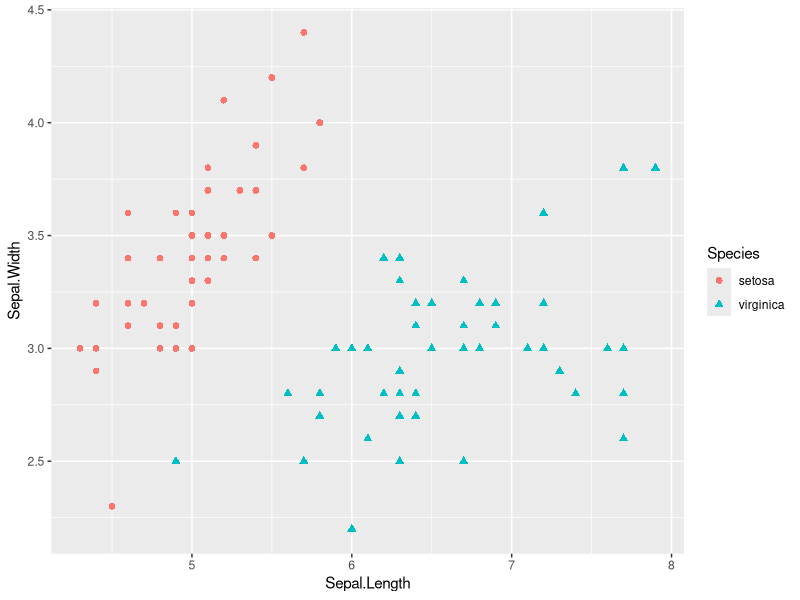
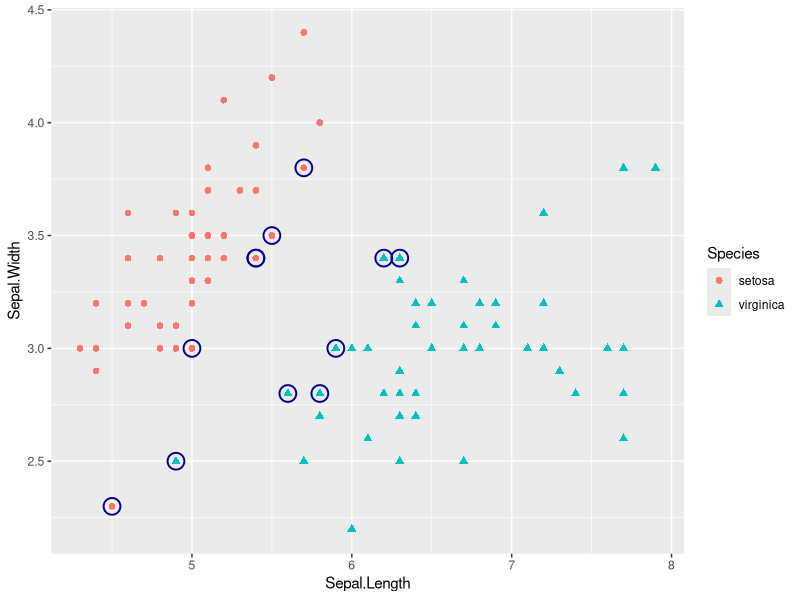
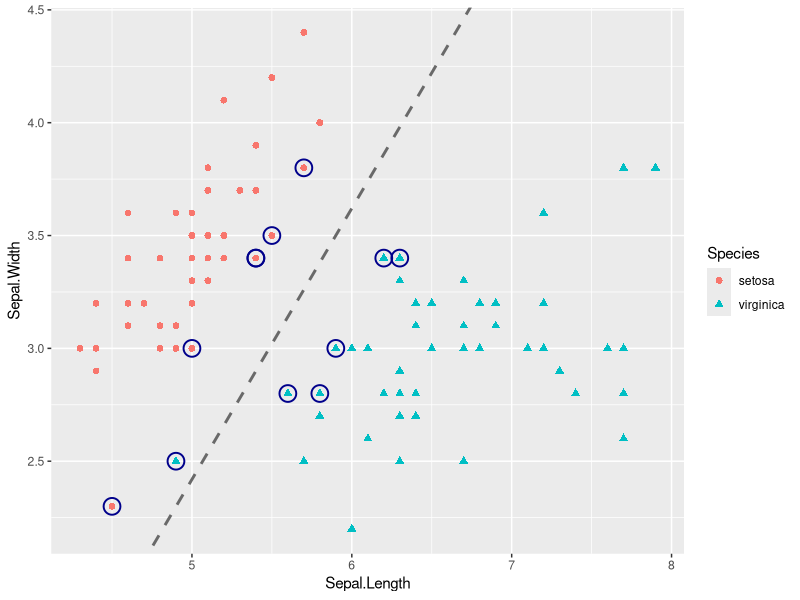
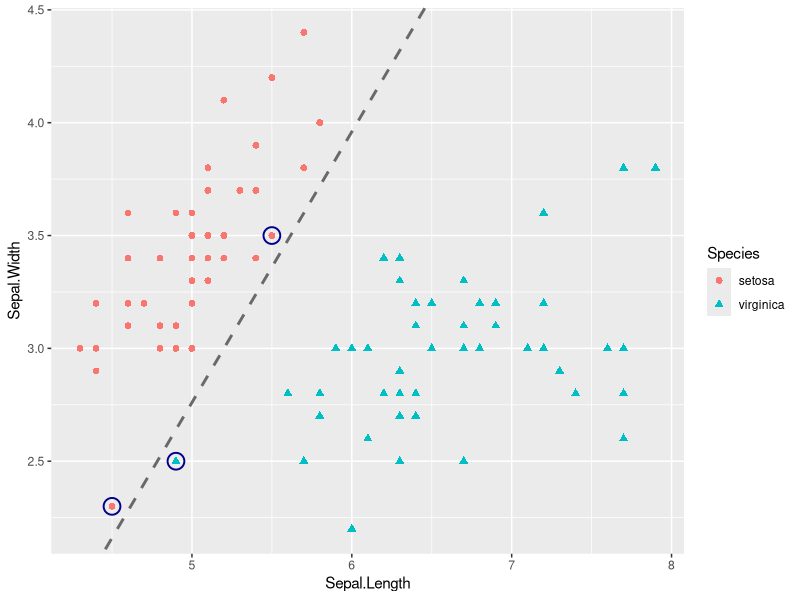
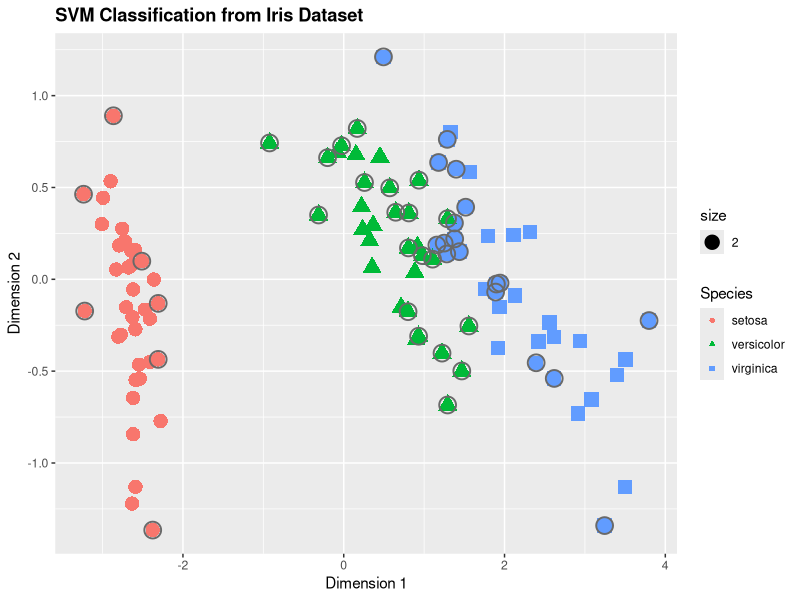

R code for these plots, in order:
#### 예제 1 ####
# 2차원 공간에서 두 종류의 꽃을 분류해보자

iris.sub <- subset(iris,
                   select = c("Sepal.Length", "Sepal.Width", "Species"),
                   subset = Species %in% c("setosa", "virginica"))
# 2차원 공간에서 1차원 초평면 만들거니까 예측변수도 두개만

iris.sub$Species <- factor(iris.sub$Species)
head(iris.sub); tail(iris.sub)


# 관측값을 2차원 공간에서 산점도로 그려보자
library(ggplot2)
ggplot(iris.sub, aes(x=Sepal.Length, y=Sepal.Width)) +
  geom_point(aes(color=Species, shape=Species),
             size=2)
# 선형적 분할이 가능하겠구나


# 초평면과 서포트벡터를 찾아보자
install.packages("e1071")
library(e1071)
set.seed(123)
iris.svm <- svm(Species ~ .,     # 결과변수~예측변수
                data=iris.sub,   
                kernel="linear", # 커널함수를 지정. 커널함수는 기본적으로 가우시안RBF커널함수
                                 # 여기서는 차원의 확장 없이 초평면 탐색할 수 있으므로 커널함수로서 선형함수를 지정.
                cost=1,          # 오분류에 대한 패널티 (너무 크면 과대적합, 너무 작으면 과소적합)
                scale=F)         # 데이터를 표준화할테냐?

str(iris.svm)
class(iris.svm)
summary(iris.svm) # 분석결과에 대한 기초적인 정보

 # Number of Support Vectors:  12 
 # 서포트 벡터의 개수

 # ( 6 6 )
 # 두 개 범주에 6개씩 포함

iris.svm$index # 서포트벡터의 인덱스 보기
iris.svm$SV    # 서포트벡터의 관측값 보기
iris.sub[iris.svm$index, ] # 서포트벡터의 범주 보기


# 산점도 상에 서포트벡터 표시하기 
ggplot(iris.sub, aes(x=Sepal.Length, y=Sepal.Width)) +
  geom_point(aes(color=Species, shape=Species),
             size=2) +
  geom_point(data=iris.sub[iris.svm$index, c(1,2)],
             color="darkblue",
             shape=21,
             stroke=1.0,
             size=5)


# 초평면 표현하기
# 초평면을 나타내는 직선의 방정식의 계수와 절편은 svm객체에서 찾을 수 있음
str(iris.svm)
w <- t(iris.svm$coefs) %*% iris.svm$SV
w # 계수

b <- iris.svm$rho
b # 절편

ggplot(iris.sub, aes(x=Sepal.Length, y=Sepal.Width)) +
  geom_point(aes(color=Species, shape=Species),
             size=2) +
  geom_point(data=iris.sub[iris.svm$index, c(1,2)],
             color="darkblue",
             shape=21,
             stroke=1.0,
             size=5) +
  geom_abline(intercept = b/w[1,2],
              slope=-(w[1,1]/w[1,2]),
              color="dimgray",
              lty="dashed",
              lwd=1)

# 오분류 케이스 찾기

# 범주 예측하기
iris.svm.pred <- predict(iris.svm,         # 예측모델
                         newdata=iris.sub) # 예측할 데이터
head(iris.svm.pred)                    # 예측결과 보기
table(iris.sub$Species, iris.svm.pred, 
      dnn=c("Actual", "Predicted"))    # 얼마나 맞췄나 보기 
?table                                 
mean(iris.sub$Species == iris.svm.pred) # 정확도 보기


# cost값을 변화시켜보기
# 코스트 커지면 서포트벡터 개수 작아짐 -> 오분류 줄어들고 마진 작아지지만 과다적합문제
# 코스트 작아지면 서포트벡터 개수 커짐 -> 오분류 늘어나고 마진 커지지만 과소적합문제
set.seed(123)
iris.svm2 <-  svm(Species ~ .,     
              data=iris.sub,   
              kernel="linear",
              cost=100,          # 코스트 값 늘려
              scale=F)
summary(iris.svm2)
# 서포트벡터 줄어들었다

w <- t(iris.svm2$coefs) %*% iris.svm2$SV

b <- iris.svm2$rho

ggplot(iris.sub, aes(x=Sepal.Length, y=Sepal.Width)) +
  geom_point(aes(color=Species, shape=Species),
             size=2) +
  geom_point(data=iris.sub[iris.svm2$index, c(1,2)],
             color="darkblue",
             shape=21,
             stroke=1.0,
             size=5) +
  geom_abline(intercept = b/w[1,2],
              slope=-(w[1,1]/w[1,2]),
              color="dimgray",
              lty="dashed",
              lwd=1)
# 모든 관측값이 초평면에 의해 완벽히 분류되었음 
# 그러나 마진의 폭이 굉장히 작아짐
iris.svm2.pred <- predict(iris.svm2,         
                         newdata=iris.sub) 
head(iris.svm2.pred)                   
table(iris.sub$Species, iris.svm2.pred, 
      dnn=c("Actual", "Predicted"))  
mean(iris.sub$Species == iris.svm2.pred)
# 오분류된거 하나 없지  
# 정확도가 1
# 마진의 폭이 너무 작아서, 일반화 어려움. 
# 새로운 데이터 넣었을 때 오분류 가능성 높아짐


#### 예제 2 ####
# 결혼생활 동안 외도 여부 예측해보자 

install.packages("AER")
library(AER)
data("Affairs")
str(Affairs) # 결혼생활 데이터
             # $affairs 외도 횟수 -> 결과변수니까 이진범주형으로 바꿔줘야 함
aff <- Affairs
aff$affairs <- factor(ifelse(aff$affairs > 0, 1, 0),
                      levels=c(0,1),
                      labels=c("No", "Yes"))
?ifelse

str(aff)
table(aff$affairs)
prop.table(table(aff$affairs))

# 훈련데이터/테스트데이터 나누기
set.seed(123)
?sample
train <- sample(nrow(aff), 0.7*nrow(aff))
aff.train <- aff[train, ]
aff.test <- aff[-train, ]

table(aff.train$affairs)
table(aff.test$affairs)

# svm분석 시행
library(e1071)
set.seed(123)
??svm
aff.svm <- svm(affairs ~ ., # 결과변수 ~ 예측변수
               data = aff.train)
summary(aff.svm)



# 예측하기
aff.svm.pred <- predict(aff.svm, 
                        newdata=aff.test)
head(aff.svm.pred)
table(aff.test$affairs, aff.svm.pred,
      dnn=c("Actual", "Predicted"))
mean(aff.test$affairs == aff.svm.pred)



# 각 범주별 예측확률을 계산하기
set.seed(123)
aff.svm2 <- svm(affairs ~ ., 
               data = aff.train,
               probability=T)
aff.svm2.pred <- predict(aff.svm2,
                         newdata = aff.test,
                         probability = T)
head(aff.svm2.pred)
str(aff.svm2.pred)
attr(aff.svm2.pred, "probabilities")[1:6, ]


# 성능개선을 위한 튜닝하기
# RBF커널함수(디폴트)를 이용한 튜닝
set.seed(123)
aff.svm.tuned <- tune.svm(affairs ~ .,
                          data=aff.train,
                          gamma=10^(-3:3), # 데이터를 분할하는 초평면의 형태를 결정
                                           # 감마인수 값이 크면 더 많은 서포트벡터, 좀더 복잡한 분류 경계 생성
                                           # 훈련데이터 오분류 작아지지만 일반화 힘들어져
                                           # 0보다 크게 설정해야 함
                          cost=2^(-5:5))
# 감마와 코스트는 둘다 너무 커지면 과적합 문제 발생하기 때문에 적절한 값 찾아야 함
# tune.svm() 감마와 코스트를 변화시켜가면서 최적의 값을 찾아가는 함수
# 77개의 모델 중 가장 작은 오차를 보이는 모델을 찾아냄
summary(aff.svm.tuned)
# best parameters: 최적의 감마와 코스트
aff.svm.tuned$best.model$gamma
aff.svm.tuned$best.model$cost

set.seed(123)
aff.svm <- svm(affairs ~ .,
               data=aff.train,
               gamma=0.001,
               cost=0.03125)
aff.svm.pred <- predict(aff.svm, 
                        aff.test)
table(aff.test$affairs, aff.svm.pred,
      dnn=c("Actual", "Predicted"))
mean(aff.test$affairs == aff.svm.pred)
# 개선된 성능


#### 다중분류 ####
# e1071패키지는 1:1 방식을 이용
set.seed(123)
train <- sample(nrow(iris), 0.7*nrow(iris))
iris.train <- iris[train, ]
iris.test <- iris[-train, ]

set.seed(123)
iris.svm <- svm(Species ~ .,
                data=iris.train)
summary(iris.svm) # 45개의 서포트벡터

library(ggplot2)
iris.mds <- data.frame(cmdscale(dist(iris.train[,-5]))) # 다차원척도법으로 2차원으로 바꿔줌
ggplot(iris.mds, aes(x=X1, y=X2)) +
  geom_point(aes(color=iris.train[,5],
                 shape=iris.train[,5], size=2)) +
  geom_point(data=iris.mds[iris.svm$index,],
             color="dimgray", shape=21,
             stroke=1.0, size=5) +
  labs(color="Species", shape="Species", x="Dimension 1",
       y="Dimension 2",
       title="SVM Classification from Iris Dataset") +
  theme(plot.title=element_text(face="bold"))
  
iris.svm.pred <- predict(iris.svm, iris.test)
table(na.omit(iris.test)$Species, 
      iris.svm.pred,
      dnn=c("Actual", "Predicted"))
mean(na.omit(iris.test)$Species == iris.svm.pred)
